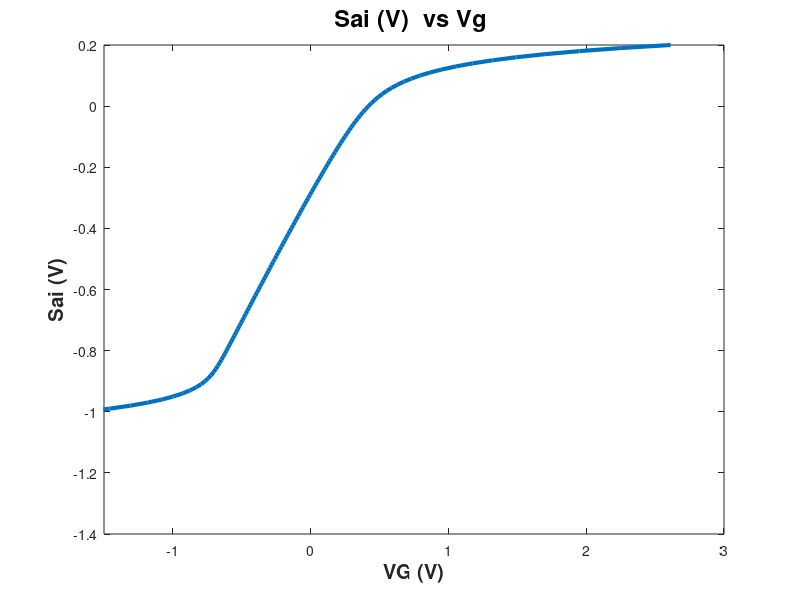

Write the MATLAB code that produced this figure. (Note: this script raises an error after producing the figure.)
clear all
clc
close all
%% Define dx and length
dx = 5E-8
x  = 0:dx:50E-7
N  = length(x)
VG = -1   % At what value to plot
NSUB  =  1E17; % Choose +vs for PMOS and -ve NMOS
Phi_m = 3.65  % Metal WF
tox   = 5E-7;  %oxide thickness
%% Variables
q = 1.6*10^-19;
epsilon = 8.854E-14;
e_si = 12;
e_ox = 4;
ni = 1E10;
tm = 15E-7  ; % Metal thickness
Eg_si = 1.1 ; %Si Eg
Esi_cboffset = 3.1;
Eg_ox = 9; 
fait = 0.026;
faif =  -1*sign(NSUB)*fait*log(abs(NSUB)/ni)
% Vfb = sign(NSUB)*Eg_si/2  - faif
tol = 1e-9  ;
T = 300     ;
k = 1.38e-23;
fait=k*T/q;
Vfb = Phi_m - (Esi_cboffset + Eg_si/2 + faif)   ;  %ideal W/o charges
% Vfb = 0
%% Inbuilt function for A
A = (-2*diag(ones(1,N),0)) + 1*diag(ones(1,N-1),1)+ ...
     1*diag(ones(1,N-1),-1)
A(1,:) = 0 ; A(1,1) = 1;     A(N,:) = 0 ; A(N,N) = 1
Sai = zeros(N,1); B=  zeros(N,1);
%% Sais vs VG -- DEFINE iterating parameters and Poisson solve
Cox=epsilon *e_ox/tox;
const = ni^2/(NSUB^2);
if sign(NSUB)== -1 % NMMOS
     sai_r = -0.2:0.01:1.2;  % NMOS range from Acc --> Dep --> Inv
elseif sign(NSUB) ==  1 % PMOS
     sai_r = -1.2:0.01:0.2;  % NMOS range from Acc --> Dep --> Inv
end   
% sai_r = -0.8
Vgg = []  % Extract the VG for given Sais
for s= 1:length(sai_r)
    sai = sai_r(s)
% Poissons
if sign(NSUB)== -1 % NMMOS
    F_sai1 = exp(-sai/fait)+(sai/fait)-1
    F_sai2 = const*(exp((sai)/fait) - (sai/fait)- 1)
elseif sign(NSUB) ==  1 % PMOS
    F_sai1 = const*(exp(-sai/fait)+(sai/fait)-1)
    F_sai2 = (exp((sai)/fait) - (sai/fait)- 1)
end
    F_sai = sqrt(F_sai1 + F_sai2);
    Qs = sqrt(2*epsilon*e_si*k*T*abs(NSUB))* F_sai;
if sign(NSUB)== -1 % NMMOS
    if sign(sai) == -1        % NMOS accumulation
       Vg = Vfb + sai - Qs/Cox ;
    else                      % NMOS - Dep + Inv
       Vg = Vfb + sai + Qs/Cox ;
    end
elseif sign(NSUB) ==  1 % PMOS
    if sign(sai)  == -1        % NMOS accumulation
       Vg = Vfb + sai - Qs/Cox ;
    else                      % NMOS --> Dep + Inv
       Vg = Vfb + sai + Qs/Cox ;
    end
end
 Vgg= [Vgg Vg] 
end
figure(5)
plot(Vgg, sai_r,'LineWidth',3)
ylabel({'Sai (V)'},'FontSize',14.5,'FontWeight','bold');
xlabel({ 'VG (V)'},'FontSize',14.5,'FontWeight','bold');
hold on 
set(gca, 'xlim', [-1.5 3])
title('Sai (V)  vs Vg ','FontSize',17);ax = gca;
c = ax.Color; ax.Color = 'white'; % This sets background color to black.
ax.Color = 'k';ax.YColor = 'r'; darkGreen = [0, 0.6, 0]; % Make the x axis dark green.
ax.XColor = darkGreen; ax.GridColor = 'k'; % Make the grid color yellow.
ax.GridAlpha = 0.8; % Set's transparency of the grid.
ax.XAxis.FontSize = 14; ax.YAxis.FontSize = 14; ax.FontWeight = 'bold'; ax.Color = 'white'; 
grid on

%% % AT what point to claculate
SAI_surf = interp1(Vgg, sai_r, VG  ,'spline') 
% SAI_surf = 0
%% Choose NMOS or PMOS
if sign(NSUB)== -1 % NMMOS
    psub0 = abs(NSUB)
    nsub0 = ni^2/abs(NSUB)
elseif sign(NSUB)== 1 % PMOS
    nsub0 = abs(NSUB)
    psub0 = ni^2/abs(NSUB)
    else   % Default NMOS
           nsub0 = ni;
           psub0 = ni;
end
%% NR loop
for i=1:150
 p = psub0 * exp((-1*Sai)/fait)
 n = nsub0* exp(Sai/fait)
 rho =(p - n + (NSUB))
 B =  -q * dx^2*(rho)/(epsilon*e_si);  
 B(1,1) = SAI_surf; B(N,1) = 0;
 f= A*Sai-B;
% Jacobian
 delp= -1*p/fait
 deln= 1*n/fait
 delrho = (delp - deln)
 delb = -q *dx^2.*delrho/(epsilon*e_si);  
 delb(1) = 0; delb(N) = 0; % Since constants
 J = A-diag(delb)
 dv = -J\f
 if max(abs(dv))< tol
     break
 end
 Sai = Sai+dv
end
%% Electric field in Silicon and Oxide- Ex-V
E_Si = -gradient(Sai,dx)
E_S = (Sai(1)-Sai(2))/dx
E_ox=  e_si* E_S/e_ox
Ef_metal_Pos =   -VG
xox =  -tox:dx:0
 Sai_ox = Sai(1)- E_ox*xox
  Vox = E_ox*tox   % Direct
 VG = Vox + Vfb +Sai(1)
 Vox = VG - Vfb -Sai(1)
E_oxx = Vox/tox ; 
Sai_oxx= Sai(1) - E_oxx*xox

% figure(6)
% plot([xox x], [Sai_oxx' ;Sai ],[-tox -tox-tm],[VG-Vfb ; VG-Vfb],'LineWidth',3 ) % '--','LineWidth',3
% hold on
% ylabel({'Sai (V)'},'FontSize',20.5,'FontWeight','bold');
% xlabel({ 'x (cm)'},'FontSize',20.5,'FontWeight','bold');
% 
% figure(6)
% plot([xox x], [Sai_ox' ;Sai ],[-tox -tox-tm],[VG ; VG],'LineWidth',3 ) % '--','LineWidth',3
% hold on
% ylabel({'Sai (V)'},'FontSize',20.5,'FontWeight','bold');
% xlabel({ 'x (cm)'},'FontSize',20.5,'FontWeight','bold');
% 
% % ELetric field
% figure(9)
% 
% plot([xox(1:end-1) x(1:end -1)],[-diff(Sai_oxx)'/dx;-diff(Sai)/dx]  , 'LineWidth',3) 
% title('Electric field vs x ','FontSize',17);
%% Carrier conc. as f(x)
p = psub0* exp(-1*Sai/fait)
n = nsub0* exp(Sai/fait)
%% Band diagram
xm = -tm:dx:-tox
Ei = -Sai
EC = -Sai+Eg_si/2 
EV = -Sai-Eg_si/2
Ecox = -1*(Sai_ox)+Esi_cboffset + Eg_si/2  %Viv

E_ox_R=  EC(1) + Esi_cboffset
E_ox_L = E_ox_R - sign(Vox)*Vox
E_ox_CB = E_ox_R - E_oxx* abs(xox)
E_ox_VB = E_ox_CB - Eg_ox
% Ecox = -1*(Sai_ox)+Esi_cboffset + Eg_si/2
% Evox = Ecox - Eg_ox

Ef = (Ei(end)- faif)*ones(size(Ei))
Em = (Ef(end)-0)*ones(size(xm))-VG
Em1 = (E_ox_CB(1)-Phi_m)*ones(size(xm))-VG

figure(88)
 plot([xm xox x] ,[Em1'; E_ox_CB' ;EC],'LineWidth',3) % Oxide left side to metal
hold on
plot([xm xox x] ,[Em1'; E_ox_VB' ;EV],'LineWidth',3) % metla WF
plot([x] ,[Ef],'--','LineWidth',3,'color','k') % metla WF
plot([x] ,[Ei],'-.','LineWidth',3) % metla WF
xlabel({'x (cm)'},'FontSize',20.5,'FontWeight','bold');
ylabel({'E (eV)'},'FontSize',20.5,'FontWeight','bold');
title('E (eV) vs x ','FontSize',17);ax = gca;
c = ax.Color; ax.Color = 'white'; % This sets background color to black.
ax.Color = 'k';ax.YColor = 'r'; darkGreen = [0, 0.6, 0]; % Make the x axis dark green.
ax.XColor = darkGreen; ax.GridColor = 'k'; % Make the grid color yellow.
ax.GridAlpha = 0.8; % Set's transparency of the grid.
ax.XAxis.FontSize = 14; ax.YAxis.FontSize = 14; ax.FontWeight = 'bold'; ax.Color = 'white'; 
grid on
set(gca, 'xlim', [-2E-6  3E-6])

%%
figure(55)
subplot(2,2,1)
semilogy(x,p,x,n,'LineWidth',3)
hold on
semilogy([0 x(end)],[ni ni],'--','LineWidth',3 )
xlabel({'x (cm)'},'FontSize',20.5,'FontWeight','bold');
ylabel({'n & p (cm^{-3})'},'FontSize',20.5,'FontWeight','bold');
title('n & p (cm^{-3}) vs x ','FontSize',17);
legend('p','n','ni  (cm^{-3})','FontSize',17)
ax = gca; c = ax.Color; ax.Color = 'white'; % This sets background color to black.
ax.Color = 'k'; ax.YColor = 'r'; darkGreen = [0, 0.6, 0]; % Make the x axis dark green.
ax.XColor = darkGreen; ax.GridColor = 'k'; % Make the grid color yellow.
ax.GridAlpha = 1; % Set's transparency of the grid.
ax.XAxis.FontSize = 14; ax.YAxis.FontSize = 14; ax.FontWeight = 'bold'; ax.Color = 'white'; 
grid on
% Band diagram
subplot(2,2,2)
plot([xm xox x] ,[Em'; E_ox_CB' ;EC],'LineWidth',3) % Oxide left side to metal
hold on
plot([xm xox x] ,[Em'; E_ox_VB' ;EV],'LineWidth',3) % metla WF
plot([x] ,[Ef],'--','LineWidth',3,'color','k') % metla WF
plot([x] ,[Ei],'LineWidth',3) % metla WF
xlabel({'x (cm)'},'FontSize',20.5,'FontWeight','bold');
ylabel({'E (eV)'},'FontSize',20.5,'FontWeight','bold');
title('E (eV) vs x ','FontSize',17);ax = gca;
c = ax.Color; ax.Color = 'white'; % This sets background color to black.
ax.Color = 'k';ax.YColor = 'r'; darkGreen = [0, 0.6, 0]; % Make the x axis dark green.
ax.XColor = darkGreen; ax.GridColor = 'k'; % Make the grid color yellow.
ax.GridAlpha = 0.8; % Set's transparency of the grid.
ax.XAxis.FontSize = 14; ax.YAxis.FontSize = 14; ax.FontWeight = 'bold'; ax.Color = 'white'; 
grid on
% set(gca, 'xlim', [-2E-6  5E-6])


% potential
subplot(2,2,3)
hold on
plot([xox x], [Sai_oxx' ;Sai ],[-tox -tox-tm],[VG - Vfb; VG-Vfb],'LineWidth',3 ) % '--','LineWidth',3
xlabel({'x (cm)'},'FontSize',20.5,'FontWeight','bold');
ylabel({'V (V)'},'FontSize',20.5,'FontWeight','bold');
title('V (V) vs x','FontSize',17);
% legend('n & p (cm^{-3})','FontSize',17)
ax = gca; c = ax.Color; ax.Color = 'white'; % This sets background color to black.
ax.Color = 'k' ; ax.YColor = 'r'; darkGreen = [0, 0.6, 0]; % Make the x axis dark green.
ax.XColor = darkGreen; ax.GridColor = 'k'; % Make the grid color yellow.
ax.GridAlpha = 0.8; % Set's transparency of the grid.
ax.XAxis.FontSize = 14; ax.YAxis.FontSize = 14; ax.FontWeight = 'bold'; 
ax.Color = 'white'; grid on

% Electric field
subplot(2,2,4)
hold on
plot([xox(1:end-1) x(1:end -1)],[-diff(Sai_oxx)'/dx;-diff(Sai)/dx]  , 'LineWidth',3) 
xlabel({'x (cm)'},'FontSize',20.5,'FontWeight','bold');
ylabel({'E (V/cm)'},'FontSize',20.5,'FontWeight','bold');
title('E (V/cm) vs x ','FontSize',17);
ax = gca; c = ax.Color; ax.Color = 'white'; % This sets background color to black.
ax.Color = 'k' ; ax.YColor = 'r'; darkGreen = [0, 0.6, 0]; % Make the x axis dark green.
ax.XColor = darkGreen; ax.GridColor = 'k'; % Make the grid color yellow.
ax.GridAlpha = 0.8; % Set's transparency of the grid.
ax.XAxis.FontSize = 14; ax.YAxis.FontSize = 14; ax.FontWeight = 'bold'; 
ax.Color = 'white'; grid on

